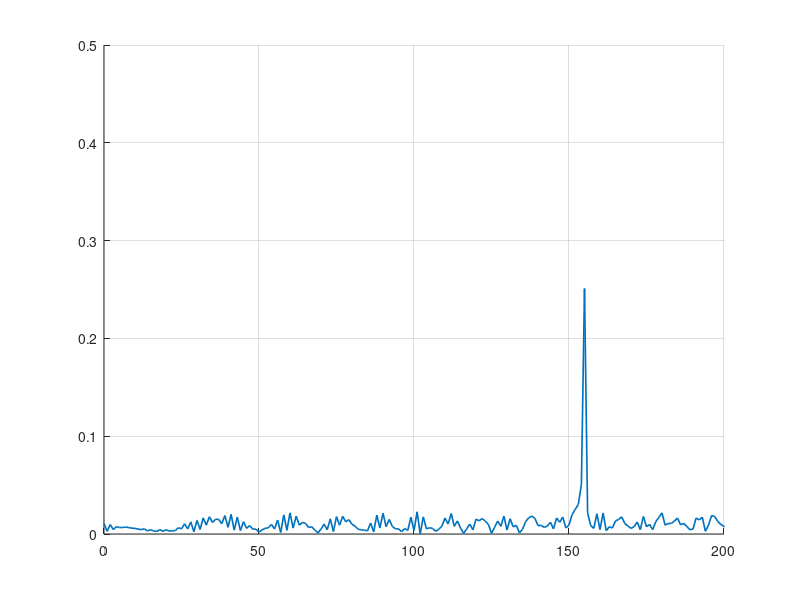
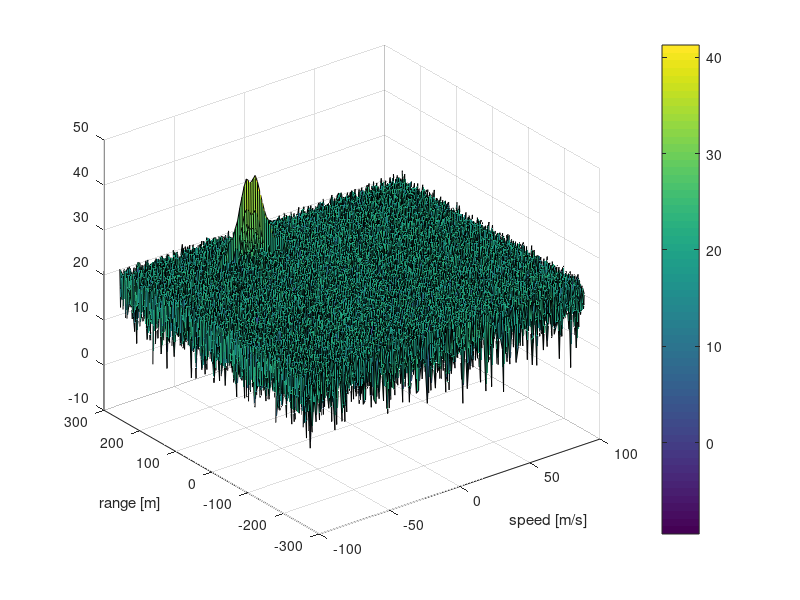
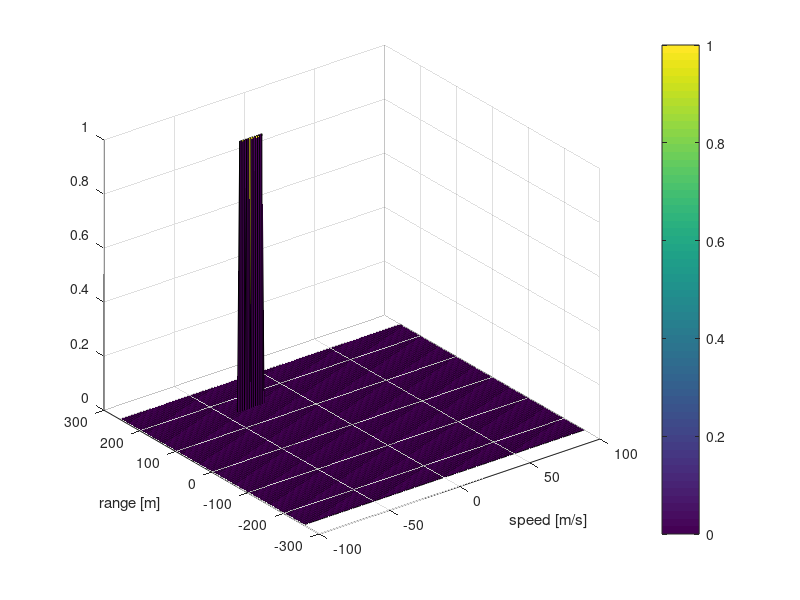

Recreate these plots in MATLAB, in order.
clear all
clc;

%% System requirements
% Max Range (m)
rangeMax = 200;
% Range Resolution (m)
rangeRes = 1;
% Max Velocity (m/s)
velMax = 70;
% Velocity Resolution(m/s)
velRes = 3;
% Speed of light (m/s)
c = 3e8;

%% User Defined Range and Velocity of target
% define the target's initial position and velocity. Note : Velocity
% remains contant
% Initial target position (m)
x0 = 155;
% Initial target speed (m/s)
v0 = -35; % receding target
% v0 = 35; % approaching target

%% FMCW Waveform Generation

% Design the FMCW waveform by giving the specs of each of its parameters.
% Calculate the Bandwidth (B), Chirp Time (Tchirp) and Slope (slope) of the FMCW
% chirp using the requirements above.

% Bandwidth (Hz)
B = c / (2 * rangeRes);

% Chirp time (s)
Tchirp = 5.5 * 2 * rangeMax / c;

% Slope (1/s2)
slope = B / Tchirp;

%Operating carrier frequency of Radar (Hz)
fc = 77e9;             %carrier freq
                                      
%The number of chirps in one sequence. Its ideal to have 2^ value for the ease of running the FFT
%for Doppler Estimation. 
Nd = 128;                   % #of doppler cells OR #of sent periods % number of chirps

%The number of samples on each chirp. 
Nr = 1024;                  %for length of time OR # of range cells

% Timestamp for running the displacement scenario for every sample on each
% chirp. 
% We will have a total of Nr*Nd time samples to analyze at each
% update. In this case the last timestamp is t(end) = 1 ms
t = linspace(0, Nd*Tchirp, Nr*Nd+1); %total time for samples
t = t(1:end-1); % cut last point to make it of size Nr*Nd     

%Creating the vectors for Tx, Rx and Mix based on the total samples input.
Tx = zeros(1,length(t)); % transmitted signal
Rx = zeros(1,length(t)); % received signal
Mix = zeros(1,length(t)); % beat signal

%Similar vectors for range_covered and time delay.
r_t = zeros(1,length(t));
td = zeros(1,length(t));


%% Signal generation and Moving Target simulation
% Running the radar scenario over the time. 
for i=1:length(t)         
    
    %For each time stamp update the Range of the Target for constant velocity. 
    %Assuming t0 = t(1) = 0 s
    r_t(i) = x0 + v0 * t(i);
    
    %Compute signal return delay
    td(i) = 2 * r_t(i) / c;

    %For each time sample we need update the transmitted and
    %received signal. 
    %Notice:  phase of cos is the integral of frequency f=fc+slope*t
    % Assuming sawtooth chirp
    
    % transmitted signal
    Tx(i)  = cos(2*pi * (fc*t(i) + slope*t(i)^2/2));
    
    % received signal
    Rx(i)  = cos(2*pi * (fc*(t(i)-td(i)) + slope*(t(i)-td(i))^2/2));
    
    %Now by mixing the Transmit and Receive generate the beat signal
    %This is done by element wise matrix multiplication of Transmit and
    %Receiver Signal.
    Mix(i) = Tx(i) .* Rx(i);
    
end

%% RANGE MEASUREMENT


% reshape the vector into Nr*Nd array. Nr and Nd here would also define the size of
% Range and Doppler FFT respectively.
Mix_mat = reshape(Mix, [Nr, Nd]);

% run the FFT on the beat signal along the range bins dimension (Nr) and
% normalize.
sig_fft = fft(Mix_mat, Nr, 1);
sig_fft = sig_fft / Nr;

% Take the absolute value of FFT output
sig_fft = abs(sig_fft);

% Output of FFT is double sided signal, but we are interested in only one side of the spectrum.
% Hence we throw out half of the samples.
sig_fft = sig_fft(1:(Nr/2+1));

% Frequency and range vectors
f = 1/(t(2)-t(1)) * (0:(Nr/2))/Nr;
range = c / (2 * slope) * f; 

% plotting the range
figure('Name','Range from FFT at t=0 s')

% plot FFT output 
hold on, grid on
plot(range, sig_fft, 'linewidth', 1.2)
 
axis ([0 200 0 0.5]);



%% RANGE DOPPLER RESPONSE
% The 2D FFT implementation runs a 2DFFT on the mixed signal (beat signal) 
% output and generates a Range-Doppler map.

% Range Doppler Map Generation.

% The output of the 2D FFT is an image that has response in the range and
% doppler FFT bins. So, it is important to convert the axis from bin sizes
% to range and doppler based on their Mix values.

% 2D FFT using the FFT size for both dimensions.
sig_fft2 = fft2(Mix_mat, Nr, Nd);

% Taking just one side of signal from Range dimension.
sig_fft2 = sig_fft2(1:Nr/2, 1:Nd);
% Shift zero-frequency component
sig_fft2 = fftshift(sig_fft2);
% Obtain Range-Doppler map from FFT modulus and convert it to dB
RDM = abs(sig_fft2);
RDM = pow2db(RDM) ;

%use the surf function to plot the output of 2DFFT and to show axis in both
%dimensions
doppler_axis = linspace(-100, 100, Nd);
range_axis = linspace(-200 , 200, Nr/2) * ((Nr/2)/400);
figure('Name', 'Range-Doppler Map')
surf(doppler_axis, range_axis, RDM);
colorbar;
xlabel('speed [m/s]')
ylabel('range [m]')

%% CFAR implementation

%Slide Window through the complete Range Doppler Map
%Create empty matrix to hold the result of CA-CFAR 2D
sig_cfar = zeros(size(RDM));

%Select the number of Training Cells in both the dimensions.
Tr = 16;
Td = 8;
%Select the number of Guard Cells in both dimensions around the Cell under 
%test (CUT) for accurate estimation
Gr = 4;
Gd = 2;

% offset the threshold by SNR value in dB
SNR = 10;   % dB
threshold_cfar = zeros(size(RDM));

%Create a vector to store noise_level for each iteration on training cells
noise_level = zeros(size(RDM));

%design a loop such that it slides the CUT across range doppler map by
%giving margins at the edges for Training and Guard Cells.
%For every iteration sum the signal level within all the training
%cells. To sum convert the value from logarithmic to linear using db2pow
%function. Average the summed values for all of the training
%cells used. After averaging convert it back to logarithimic using pow2db.
%Further add the offset to it to determine the threshold. Next, compare the
%signal under CUT with this threshold. If the CUT level > threshold assign
%it a value of 1, else equate it to 0.

% Exclude cells that are too close to the borders: CUT should have margins
% for training and guard cells on both range and Doppler axis
for i = (1+(Tr+Gr)):(size(RDM,1)-(Tr+Gr))
    
    for j = (1+(Td+Gd)):(size(RDM,2)-(Td+Gd))
    % Use RDM[x,y] as the matrix output of 2D FFT for implementing CFAR
    
    % Here we use linear indexing to select matrix indices
    % Select the grid that includes the training, guard and test cells
    [ii_tot, jj_tot] = meshgrid((i-(Tr+Gr)):(i+(Tr+Gr)), (j-(Td+Gd)):(j+(Td+Gd)));
    ids_tot = sub2ind(size(RDM), ii_tot(:), jj_tot(:));
    % Select the grid that includes cells in the guard region and cell under test.
    [ii_grd, jj_grd] = meshgrid((i-Gr):(i+Gr), (j-Gd):(j+Gd));
    ids_grd = sub2ind(size(RDM), ii_grd(:), jj_grd(:));
    % Subtract sets to obtain the training cells
    ids_trn = setdiff(ids_tot, ids_grd);
    
    % Average noise across training cells (convert to power for averaging)
    % noise is in dB
    noise_level(i,j) = mean(db2pow(RDM(ids_trn)));
    noise_level(i,j) = pow2db(noise_level(i,j));
    
    % Add the offset (in dB) to the threshold
    threshold_cfar(i,j) = noise_level(i,j) + SNR;
    
    % If the CUT signal level is greater than the Threshold, assign a value 
    % of 1, else equate it to zero.
    sig_cfar(i,j) = double( RDM(i,j) > threshold_cfar(i,j) );
    
    end
end

% The process above will generate a thresholded block, which is smaller 
% than the Range Doppler Map as the CUT cannot be located at the edges of
% matrix. Hence,few cells will not be thresholded. To keep the map size same
% set those values to 0. 
% This is already done by initialization of sig_cfar


%display the CFAR output using the Surf function like we did for Range
%Doppler Response output.
figure('Name', '2D CA-CFAR output')
surf(doppler_axis, range_axis, sig_cfar)
colorbar;
xlabel('speed [m/s]')
ylabel('range [m]')
